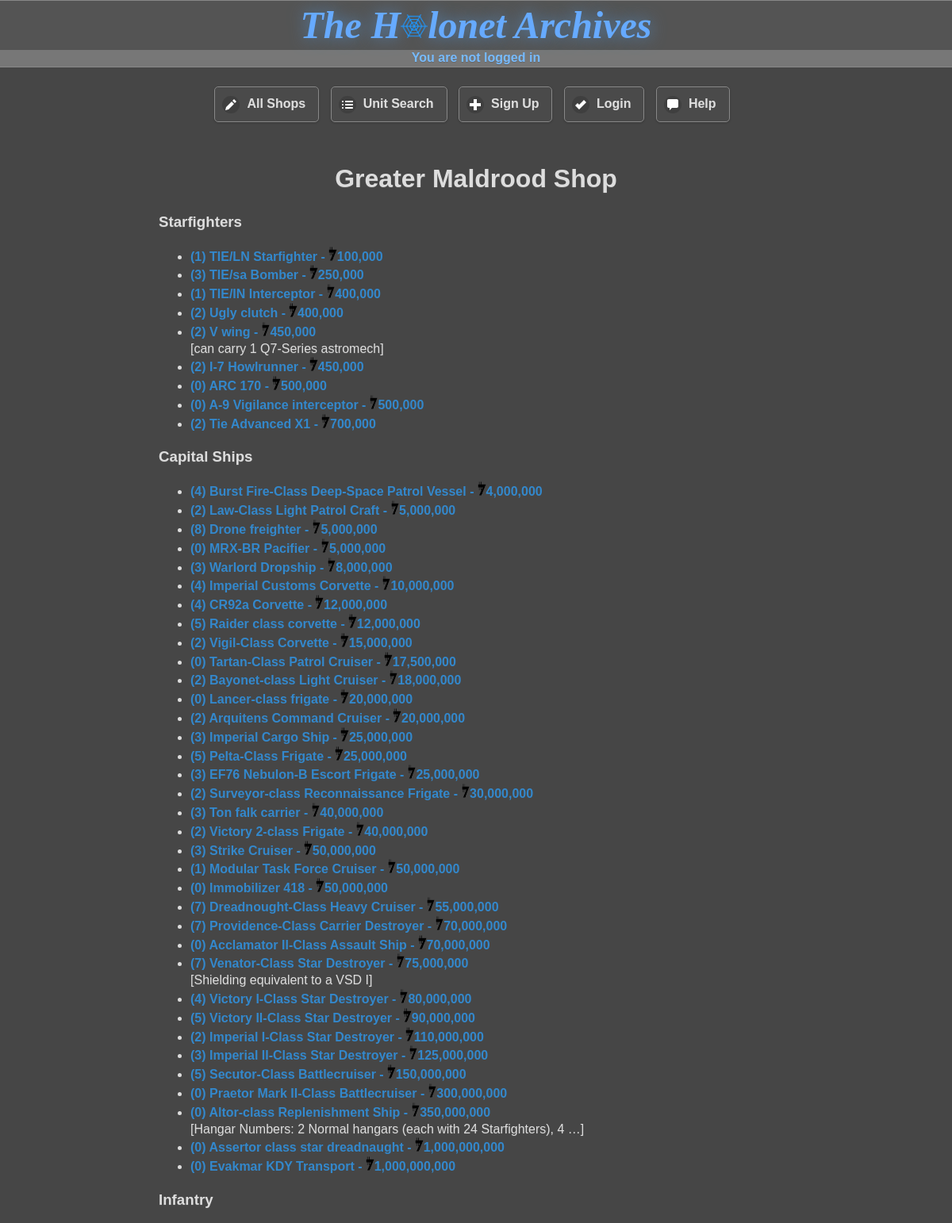
The page /public_html/shop_page?sid=55 (upper part) on the database its author committed.
### tables this page shows
CREATE TABLE `unit` (
  `unit_id` smallint(5) unsigned NOT NULL AUTO_INCREMENT,
  `unit_type` smallint(5) unsigned DEFAULT NULL,
  `name` varchar(128) DEFAULT NULL,
  `alias` varchar(32) DEFAULT NULL,
  `price` bigint(20) unsigned DEFAULT NULL,
  `modslots` tinyint(3) unsigned DEFAULT NULL,
  `uc_limit` smallint(5) unsigned DEFAULT NULL,
  `length` float DEFAULT NULL,
  `height` float DEFAULT NULL,
  `width` float DEFAULT NULL,
  `hyperdrive` float DEFAULT NULL,
  `backup` float DEFAULT NULL,
  `mglt` tinyint(3) unsigned DEFAULT NULL,
  `kmh` smallint(5) unsigned DEFAULT NULL,
  `shield` tinyint(3) unsigned DEFAULT NULL,
  `hull` tinyint(3) unsigned DEFAULT NULL,
  `sbd` smallint(5) unsigned DEFAULT NULL,
  `ru` smallint(5) unsigned DEFAULT NULL,
  `points` float DEFAULT NULL,
  `is_special` tinyint(3) unsigned DEFAULT NULL,
  `notes` varchar(1024) DEFAULT NULL,
  `wiki_link` varchar(128) DEFAULT NULL,
  `max_height` float DEFAULT NULL,
  `access` int(10) unsigned DEFAULT NULL,
  `mass` int(10) unsigned DEFAULT NULL,
  PRIMARY KEY (`unit_id`),
  KEY `unit_type` (`unit_type`),
  KEY `shield` (`shield`),
  KEY `hull` (`hull`),
  CONSTRAINT `unit_ibfk_1` FOREIGN KEY (`unit_type`) REFERENCES `unit_type` (`unit_type`),
  CONSTRAINT `unit_ibfk_2` FOREIGN KEY (`shield`) REFERENCES `strength` (`strength_no`),
  CONSTRAINT `unit_ibfk_3` FOREIGN KEY (`hull`) REFERENCES `strength` (`strength_no`)
);

### php/functions.php (the view, shortened to what this page needs)
<?php
    function sanitise_string(&$pdo, $var) {
        $var = strip_tags($var);
        $var = htmlentities($var, ENT_QUOTES);
        $result = $pdo->quote($var);
        return str_replace("'", "", $result);
    }
    function generate_random_string() {
        return substr(md5(rand()), 0, 7);
    }
    function check_user_status() {
        if (isset($_SESSION['user'])) {
            $user = $_SESSION['user'];
            $logged_in = TRUE;
            $userstr = ": " . $user;
            $logged_in_as = "You are logged in as $user";
        }
        else {
            $user = '';
            $userstr = "";
            $logged_in = FALSE;
            $logged_in_as = "You are not logged in";
        }
        return array($user, $userstr, $logged_in, $logged_in_as);
    }
    function get_shop_stats(&$pdo, $shop_id) {
        $result = $pdo->query(<<<_END
        SELECT
            u.unit_id,
            u.name,
            ut.type_description,
            u.modslots,
            s.shop_name,
            u.price,
            u.notes,
            u.uc_limit
        FROM
            units_in_shop AS us
        JOIN shop AS s
        ON
            s.shop_id = us.shop_id
        JOIN unit AS u
        ON
            us.unit_id = u.unit_id
        LEFT JOIN unit_type AS ut
        ON
            ut.unit_type = u.unit_type
        WHERE
            s.shop_id = $shop_id
        ORDER BY
            u.unit_type
        _END);
        $units = [];
        while ($row = $result->fetch()) {
            $units[] = $row;
        }
        $shop_name = $units[0]['shop_name'];
        foreach ($units as $index => $unit) {
            unset($units[$index]['shop_name']);
        }
        return array($shop_name, $units);
    }
    function collect_unit_types($units) {
        $unit_types = [];
        foreach ($units as $unit) {
            if (!in_array($unit['type_description'], $unit_types)) {
                $unit_types[] = $unit['type_description'];
            }
        }
        return $unit_types;
    }
    function sort_units_by_attribute(&$units, $attr) {
        $arr_size = sizeof($units);
        for ($i = 1; $i < $arr_size; $i++) {
            $lower = 0;
            $upper = $i-1;
            while ($lower <= $upper) {
                $middle = intval(($lower + $upper)/2);
                if ($units[$i][$attr] >= $units[$middle][$attr]) $lower = $middle + 1;
                else $upper = $middle - 1;
            }
            if ($units[$i][$attr] >= $units[$middle][$attr]) $position = $middle + 1;
            else $position = $middle;
            for ($j = $i; $j > $position; $j--) {
                swap_array_values($units, $j, $j-1);
            }
        }
        return $units;
    }
    function search_for_units($units, $attr, $value) {
        $found_at = FALSE;
        foreach ($units as $index => $unit) {
            if ($unit[$attr] == $value) {
                $found_at = $index;
                break;
            }
        }
        return $found_at;
    }
    function get_units_of_attr($units, $attr, $value) {
        $found_at = search_for_units($units, $attr, $value);
        $units_of_attr = [];
        while ($found_at !== FALSE) {
            $units_of_attr[] = $units[$found_at];
            unset($units[$found_at]);
            $found_at = search_for_units($units, $attr, $value);
        }
        return $units_of_attr;
    }
    function display_shop_unit($unit) {
        $C = 'constant';
        $unit_id = $unit['unit_id'];
        $str = "<li><a class='unit-links' data-transition='slide' href='{$C('WEBSITE_ROOT')}/unit_page?uid=$unit_id'>(" . $unit['modslots'] . ") ";
        $str .= $unit['name'];
        $price = $unit['price'];
        if ($price != 0) $str .= " - <img src='{$C('WEBSITE_ROOT')}/data/images/credit_symbol.png' alt='credits' height='18px'  />" . number_format($price);
        $str .= "</a>";
        if (not_null($unit['notes']) && $unit['notes'] !== '') {
            $str .= "<br  />[" . substr($unit['notes'], 0, 64);
            $str .= strlen($unit['notes']) > 64 ? "&hellip;]" : "]";
        }
        $str .=  "</li>";
        return $str;
    }
    function normalise_unit_types($type) {
        switch ($type) {
            case 'Small Vehicle':
                return 'Vehicle';
            case 'Medium Vehicle':
                return 'Vehicle';
            default:
                return $type;
        }
    }
    function display_shop($shop_name, $units) {
        foreach ($units as $index => $unit) {
            $units[$index]['type_description'] = normalise_unit_types($unit['type_description']);
        }
        $types = collect_unit_types($units);
        sort_unit_types($types);
        echo "<h1 class='centre'>$shop_name</h1>";
        foreach ($types as $type) {
            echo "<div><h3>" . pluralise($type) . "</h3><ul>";
            $units_of_type = get_units_of_attr($units, 'type_description',  $type);
            sort_units_by_attribute($units_of_type, 'price');
            foreach ($units_of_type as $unit) {
                echo display_shop_unit($unit);
            }
            echo "</ul></div>";
        }
    }
    function validate_id(&$pdo, $id, $table) {
        $query = $pdo->query("SELECT * FROM $table WHERE $table" . "_id = '$id'");
        if (!is_numeric($id)) {
            return "ID must be an integer, please try again.";
        } elseif ($query->rowCount() == 0) {
            return "That entry does not exist, please try again";
        } else return '';
    }
    function pluralise($phrase) {
        if (strtolower(substr($phrase, -1)) == 's') {
            return $phrase;
        } elseif (strtolower($phrase) == 'crew') {
            return $phrase;
        } elseif (strtolower($phrase) == 'infantry') {
            return $phrase;
        } else return $phrase . "s";
    }
    function not_null($val) { return (!($val === NULL)); }

### php/header.php (shortened to what this page needs)
<?php
    require_once 'functions.php';
    $pdo = initialise_mysql_connection(MYSQL_HOST, MYSQL_DATABASE, MYSQL_USER, MYSQL_PASS);
    $C = 'constant';
    echo <<<_ECHO
    <!DOCTYPE html>
    <html lang='eng' dir='ltr'>
        <head>
            <meta charset='utf-8'  />
            <meta name='viewport' content='width=device-width, initial-scale=1'  />
            <link rel='stylesheet' href='{$C('WEBSITE_ROOT')}/_/js/jquery_mobile/jquery.mobile-1.4.5.css'  />
            <link rel='stylesheet' href='{$C('WEBSITE_ROOT')}/_/css/holonet-original.css'  />
            <link rel='stylesheet' href='{$C('WEBSITE_ROOT')}/_/css/jquery.mobile.icons.min.css'  />
            <link rel='stylesheet' href='{$C('WEBSITE_ROOT')}/_/css/styles.css'  />
            <link rel='icon' href='{$C('WEBSITE_ROOT')}/data/images/favicon.ico' type='image/ico'  />
            <script type='text/javascript' src='{$C('WEBSITE_ROOT')}/_/js/OSC.js'></script>
            <script type='text/javascript' src='{$C('WEBSITE_ROOT')}/_/js/javascript.js'></script>
            <script type='text/javascript' src='{$C('WEBSITE_ROOT')}/_/js/jquery/jquery-2.1.4.js'></script>
            <script type='text/javascript' src='{$C('WEBSITE_ROOT')}/_/js/jquery_mobile/jquery.mobile-1.4.5.js'></script>
    _ECHO;
    $randstr = generate_random_string();
    list($user, $userstr, $logged_in, $logged_in_as) = check_user_status();
    $privilege = $logged_in ? check_user_privilege($pdo, $user) : [];
    echo <<<_ECHO
            <title>The Holonet Archives$userstr</title>
        </head>
        </body>
            <div data-role='page'>
                <div data-role='header'>
                    <div class='centre'>
                        <a class='no-show' href='{$C('WEBSITE_ROOT')}?r=$randstr'>
                            <span id='logo'>The H<img height='30px' id='net' src='{$C('WEBSITE_ROOT')}/data/images/logo.png' alt='o'  />lonet Archives</span>
                        </a>
                    </div>
                    <div id='center-username' class='username'>$logged_in_as</div>
                </div>
                <div data-role='content'>
    _ECHO;
    if ($logged_in) {
        echo "<div class='centre'>";
        if (in_array(3, $privilege)) {
            echo "<a data-role='button' data-inline='true' data-icon='edit' data-transtition='slidefade' href='{$C('WEBSITE_ROOT')}/modify_unit?r=$randstr'>Modify Unit</a>";
        }
        echo <<<_ECHO
                        <a data-role='button' data-inline='true' data-icon='tag' data-transtition='slidefade' href='{$C('WEBSITE_ROOT')}/shop_page?r=$randstr'>All Shops</a>
                        <a data-role='button' data-inline='true' data-icon='bullets' data-transtition='slidefade' data-ajax='false' href='{$C('WEBSITE_ROOT')}/unit_lookup?r=$randstr'>Unit Search</a>
                        <a data-role='button' data-inline='true' data-icon='action' data-transtition='slidefade' href='{$C('WEBSITE_ROOT')}/profile/log_out.php?r=$randstr'>Log out</a>
                        <a data-role='button' data-inline='true' data-icon='comment' data-transtition='slidefade' href='{$C('WEBSITE_ROOT')}/help/?r=$randstr'>Help</a>
                    </div>
        _ECHO;
    }
    else {
        echo <<<_ECHO
                    <div class='centre'>
                        <a data-role='button' data-inline='true' data-icon='edit' data-transtition='slidefade' href='{$C('WEBSITE_ROOT')}/shop_page?r=$randstr'>All Shops</a>
                        <a data-role='button' data-inline='true' data-icon='bullets' data-transtition='slidefade' data-ajax='false' href='{$C('WEBSITE_ROOT')}/unit_lookup?r=$randstr'>Unit Search</a>
                        <a data-role='button' data-inline='true' data-icon='plus' data-transtition='slidefade' href='{$C('WEBSITE_ROOT')}/profile/sign_up.php?r=$randstr'>Sign Up</a>
                        <a data-role='button' data-inline='true' data-icon='check' data-transtition='slidefade' href='{$C('WEBSITE_ROOT')}/profile/login.php?r=$randstr'>Login</a>
                        <a data-role='button' data-inline='true' data-icon='comment' data-transtition='slidefade' href='{$C('WEBSITE_ROOT')}/help/?r=$randstr'>Help</a>
                    </div>
        _ECHO;
    }

### public_html/shop_page/index.php (shortened to what this page needs)
<?php
    require_once '../../php/functions.php';
    require_once DOCUMENT_ROOT . 'php/header.php';
    if (isset($_GET['sid'])) {
        $shop_id = sanitise_string($pdo, $_GET['sid']);
        if ($shop_id == 47) {
            echo "<iframe class='youtube-embed-full' class='full-screen-image' src='https://www.youtube.com/embed/DJfg39WkMvE' title='YouTube video player' frameborder='0' allow='accelerometer; autoplay; clipboard-write; encrypted-media; gyroscope; picture-in-picture' allowfullscreen></iframe></div>";
            $no_footer = TRUE;
        } else {
            $is_valid_id = validate_id($pdo, $shop_id, 'shop');
            if ($is_valid_id == '') {
                $shop = get_shop_stats($pdo, $shop_id);
                echo "<br  />";
                echo <<<_END
                                <div class='shop'>
                _END;
                display_shop($shop[0], $shop[1]);
                echo <<<_END
                                </div>
                            </div>
                _END;
            } else {
                echo "<h4 class='centre'>$is_valid_id</h4></div>";
            }
        }
    }
    include_once DOCUMENT_ROOT . 'php/footer.php';

### php/footer.php (shortened to what this page needs)
<?php
    require_once 'functions.php';
    if (!isset($no_footer)) {
        echo "<div data-role='footer'>";
        echo "<div class='centre'>By using this website, you agree to the terms of service listed here: <a href='{$C('WEBSITE_ROOT')}/terms_of_use'>{$C('WEBSITE_ROOT')}/terms_of_use</a>";
    }
    echo <<<_END
                    <!--- Did you ever hear the tragedy of Darth Plagueis The Wise? I thought not. It’s not a story the Jedi would tell you. It’s a Sith legend. Darth Plagueis was a Dark Lord of the Sith, so powerful and so wise he could use the Force to influence the midichlorians to create life… He had such a knowledge of the dark side that he could even keep the ones he cared about from dying. The dark side of the Force is a pathway to many abilities some consider to be unnatural. He became so powerful… the only thing he was afraid of was losing his power, which eventually, of course, he did. Unfortunately, he taught his apprentice everything he knew, then his apprentice killed him in his sleep. Ironic. He could save others from death, but not himself.-->
                </div>
            </div>
        </body>
    </html>
    _END;

### public_html/_/css/holonet-original.css (style rules this page uses)
html { font-size: 100%; }
body, input, select, textarea, button, .ui-btn { font-size: 1em; line-height: 1.3; font-family: sans-serif ; }
.ui-btn, label.ui-btn { font-weight: bold; border-width: 1px; border-style: solid; }
.ui-btn { text-decoration: none !important; }
.ui-corner-all { -webkit-border-radius: .6em ; border-radius: .6em ; }
.ui-btn-corner-all, .ui-btn.ui-corner-all, .ui-slider-track.ui-corner-all, .ui-flipswitch.ui-corner-all, .ui-li-count { -webkit-border-radius: .3125em ; border-radius: .3125em ; }
.ui-btn-corner-all, .ui-corner-all { -webkit-background-clip: padding; background-clip: padding-box; }
.ui-shadow { -webkit-box-shadow: 0 1px 3px rgba(0,0,0,.2) ; -moz-box-shadow: 0 1px 3px rgba(0,0,0,.2) ; box-shadow: 0 1px 3px rgba(0,0,0,.2) ; }
.ui-btn-icon-left:after, .ui-btn-icon-right:after, .ui-btn-icon-top:after, .ui-btn-icon-bottom:after, .ui-btn-icon-notext:after { background-color: #666666 ; background-color: rgba(0,0,0,.15) ; background-position: center center; background-repeat: no-repeat; -webkit-border-radius: 1em; border-radius: 1em; }
.ui-bar-a, .ui-page-theme-a .ui-bar-inherit, html .ui-bar-a .ui-bar-inherit, html .ui-body-a .ui-bar-inherit, html body .ui-group-theme-a .ui-bar-inherit { background-color: #545454 ; border-color: #888888 ; color: #DDDDDD ; text-shadow: 0 1px 0 #666666 ; font-weight: bold; }
.ui-overlay-a, .ui-page-theme-a, .ui-page-theme-a .ui-panel-wrapper { background-color: #464646 ; border-color: #888888 ; color: #DDDDDD ; text-shadow: 0 1px 0 #555555 ; }
.ui-page-theme-a a, html .ui-bar-a a, html .ui-body-a a, html body .ui-group-theme-a a { color: #3388cc ; font-weight: bold; }
.ui-page-theme-a .ui-btn, html .ui-bar-a .ui-btn, html .ui-body-a .ui-btn, html body .ui-group-theme-a .ui-btn, html head + body .ui-btn.ui-btn-a, .ui-page-theme-a .ui-btn:visited, html .ui-bar-a .ui-btn:visited, html .ui-body-a .ui-btn:visited, html body .ui-group-theme-a .ui-btn:visited, html head + body .ui-btn.ui-btn-a:visited { background-color: #4a4a4a ; border-color: #888888 ; color: #DDDDDD ; text-shadow: 0 0px 0 #666666 ; }

### public_html/_/css/styles.css (style rules this page uses)
html { background:#444; color: #CEF; }
.unit-links { text-decoration: none; text-shadow: none; }
.centre { text-align:center; }
#logo { font-family:'Times New Roman', Times, serif; font-weight:bold; font-style:italic; font-size:300%; color:#6AF; text-shadow: 0 0 20px #58B; }
.username { text-align:center; background:#777; color:#7BF; }
#center-username { margin:auto; }
.shop { max-width: 800px; margin: auto; }
.no-show { text-decoration: none; }
.no-show { color: #DDD !important; text-decoration: none; text-shadow: none; }

### rows shown on the page
unit: modslots "1", unit "TIE/LN Starfighter", price "100,000"
unit: modslots "3", unit "TIE/sa Bomber", price "250,000"
unit: modslots "1", unit "TIE/IN Interceptor", price "400,000"
unit: modslots "2", unit "Ugly clutch", price "400,000"
unit: modslots "2", unit "V wing", price "450,000", notes "can carry 1 Q7-Series astromech", notes "]"
unit: modslots "2", unit "I-7 Howlrunner", price "450,000"
unit: modslots "0", unit "ARC 170", price "500,000"
unit: modslots "0", unit "A-9 Vigilance interceptor", price "500,000"
unit: modslots "2", unit "Tie Advanced X1", price "700,000"
unit: modslots "4", unit "Burst Fire-Class Deep-Space Patrol Vessel", price "4,000,000"
unit: modslots "2", unit "Law-Class Light Patrol Craft", price "5,000,000"
unit: modslots "8", unit "Drone freighter", price "5,000,000"
unit: modslots "0", unit "MRX-BR Pacifier", price "5,000,000"
unit: modslots "3", unit "Warlord Dropship", price "8,000,000"
unit: modslots "4", unit "Imperial Customs Corvette", price "10,000,000"
unit: modslots "4", unit "CR92a Corvette", price "12,000,000"
unit: modslots "5", unit "Raider class corvette", price "12,000,000"
unit: modslots "2", unit "Vigil-Class Corvette", price "15,000,000"
unit: modslots "0", unit "Tartan-Class Patrol Cruiser", price "17,500,000"
unit: modslots "2", unit "Bayonet-class Light Cruiser", price "18,000,000"
unit: modslots "0", unit "Lancer-class frigate", price "20,000,000"
unit: modslots "2", unit "Arquitens Command Cruiser", price "20,000,000"
unit: modslots "3", unit "Imperial Cargo Ship", price "25,000,000"
unit: modslots "5", unit "Pelta-Class Frigate", price "25,000,000"
unit: modslots "3", unit "EF76 Nebulon-B Escort Frigate", price "25,000,000"
unit: modslots "2", unit "Surveyor-class Reconnaissance Frigate", price "30,000,000"
unit: modslots "3", unit "Ton falk carrier", price "40,000,000"
unit: modslots "2", unit "Victory 2-class Frigate", price "40,000,000"
unit: modslots "3", unit "Strike Cruiser", price "50,000,000"
unit: modslots "1", unit "Modular Task Force Cruiser", price "50,000,000"
unit: modslots "0", unit "Immobilizer 418", price "50,000,000"
unit: modslots "7", unit "Dreadnought-Class Heavy Cruiser", price "55,000,000"
unit: modslots "7", unit "Providence-Class Carrier Destroyer", price "70,000,000"
unit: modslots "0", unit "Acclamator II-Class Assault Ship", price "70,000,000"
unit: modslots "7", unit "Venator-Class Star Destroyer", price "75,000,000", notes "Shielding equivalent to a VSD I", notes "]"
unit: modslots "4", unit "Victory I-Class Star Destroyer", price "80,000,000"
unit: modslots "5", unit "Victory II-Class Star Destroyer", price "90,000,000"
unit: modslots "2", unit "Imperial I-Class Star Destroyer", price "110,000,000"
unit: modslots "3", unit "Imperial II-Class Star Destroyer", price "125,000,000"
unit: modslots "5", unit "Secutor-Class Battlecruiser", price "150,000,000"
unit: modslots "0", unit "Praetor Mark II-Class Battlecruiser", price "300,000,000"
unit: modslots "0", unit "Altor-class Replenishment Ship", price "350,000,000", notes "Hangar Numbers: 2 Normal hangars (each with 24 Starfighters), 4", notes "…]"
unit: modslots "0", unit "Assertor class star dreadnaught", price "1,000,000,000"
unit: modslots "0", unit "Evakmar KDY Transport", price "1,000,000,000"

### other values the page prints
$logged_in_as "You are not logged in"
$shop_name "Greater Maldrood Shop"
pluralise($type) "Starfighters"
pluralise($type) "Capital Ships"
pluralise($type) "Infantry"
